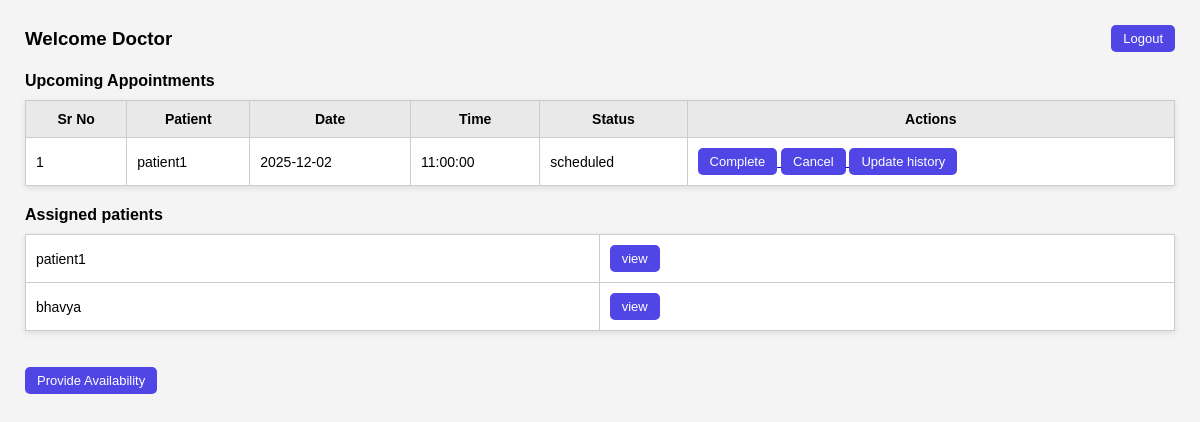
The page /doctor_dashboard (signed in) on the database its author committed.
### models.py (models this page shows)
class Appointment(db.Model):
    id = db.Column(db.Integer, primary_key=True)
    patient_id = db.Column(db.Integer, db.ForeignKey('user.id',ondelete='CASCADE'), nullable= False)
    doctor_id = db.Column(db.Integer, db.ForeignKey('user.id',ondelete='CASCADE'), nullable = False)
    date = db.Column(db.Date, nullable=False)
    time = db.Column(db.Time, nullable=False)
    status = db.Column(db.String(50))
    notes = db.Column(db.Text)
    treatments = db.relationship('Treatment', backref='appointment', lazy=True)

class User(db.Model):
    id = db.Column(db.Integer, primary_key=True, nullable=True)
    name = db.Column(db.String(50), nullable=True)
    email = db.Column(db.String(150), nullable=True)
    password = db.Column(db.String(150), nullable=True)
    role = db.Column(db.String(10), nullable=False)
    contact = db.Column(db.String(100), nullable=True)
    gender = db.Column(db.String(10), nullable=True)
    specialization = db.Column(db.String(100), nullable=True)   # Only filled for doctors
    experience = db.Column(db.Integer, nullable=True)           # Only filled for doctors
    department_id = db.Column(db.Integer, db.ForeignKey('department.id'), nullable=True)
    dob = db.Column(db.Date, nullable=True)
    medical_history = db.Column(db.Text, nullable=True)
    blacklisted = db.Column(db.Boolean, default=False)
    appointments_as_patient = db.relationship(
        'Appointment',
        backref='patient',
        lazy=True,
        foreign_keys='Appointment.patient_id'
    )
    appointments_as_doctor = db.relationship(
        'Appointment',
        backref='doctor',
        lazy=True,
        foreign_keys='Appointment.doctor_id'
    )

### app.py (the view)
@app.route("/doctor_dashboard")
def doctor_dashboard():
    doctor_id = session.get('user_id')
    if not doctor_id:
        return redirect('/login')
    doctor = User.query.filter_by(id=doctor_id).first()
    if not doctor:
        return "No Doctor Found"
    upcoming_appointments = [a for a in doctor.appointments_as_doctor
                             if a.status == 'scheduled']
    all_appts = doctor.appointments_as_doctor
    patient_ids = {appt.patient_id for appt in all_appts}
    assigned_patients = User.query.filter(User.id.in_(patient_ids)).all()
    return render_template('doctor_dashboard.html',
                           doctor=doctor,
                           appointments=upcoming_appointments,
                           assigned_patients=assigned_patients)

### templates/doctor_dashboard.html (shortened to what this page needs)
<!DOCTYPE html>
<html lang="en">
<head>
    <link rel="stylesheet" href="{{ url_for('static', filename='doctor_dashboard.css') }}">
</head>
<body>
<div style="display: flex; align-items: center; justify-content: space-between;">
<h3>Welcome Doctor </h3>
<a href="/logout"><button type="button">Logout</button></a>
</div>
<div>
    <h4>Upcoming Appointments</h4>
    <table border="1" style="width: 100%;">
        <tr>
            <th>Sr No</th>
            <th>Patient</th>
            <th>Date</th>
            <th>Time</th>
            <th>Status</th>
            <th>Actions</th>
        </tr>
        {% for appt in appointments %}
        <tr>
            <td>{{ loop.index }}</td>
            <td>{{ appt.patient.name }}</td>
            <td>{{ appt.date }}</td>
            <td>{{ appt.time }}</td>
            <td>{{ appt.status }}</td>
            <td>
                <a href="/update_status/{{ appt.id }}/Completed">
                <button type="button">Complete</button>
                </a>
                <a href="/update_status/{{ appt.id }}/Cancelled">
                <button type="button">Cancel</button>
                </a>
                <a href="/edit_history/{{ appt.id }}">
                    <button type="button">Update history</button>
                </a>
            </td>
        </tr>
        {% endfor %}
    </table>
</div>
<div>
    <h4>Assigned patients</h4>
    <table border="1" style="width: 100%;">
        {% for patient in assigned_patients %}
        <tr>
            <td>{{ patient.name }}</td>
            <td>
            <a href="/patient_history/{{ patient.id }}"><button type="button">view</button></a>
            </td>
        </tr>
        {% endfor %}
    </table>
    <br><br>
</div>
<div>
    <a href="/provide_availability">
        <button type="button">Provide Availability</button>
    </a>
</div>
</body>
</html>

### static/doctor_dashboard.css (style rules this page uses)
body { margin: 0; padding: 25px; font-family: Arial, sans-serif; background: #f4f4f4; }
h3 { margin: 0; }
button { padding: 6px 12px; background: #4f46e5; border: none; color: white; border-radius: 5px; cursor: pointer; font-size: 13px; }
h4 { margin-top: 20px; margin-bottom: 10px; }
table { width: 100%; background: white; border-collapse: collapse; margin-top: 10px; box-shadow: 0 2px 6px rgba(0,0,0,0.1); }
th, td { border: 1px solid #ccc; padding: 10px; font-size: 14px; }
th { background: #e9e9e9; text-align: lef }

### rows shown on the page
Appointment: patient.name "patient1", date "2025-12-02", time "11:00:00", status "scheduled"
User: name "patient1"
User: name "bhavya"
